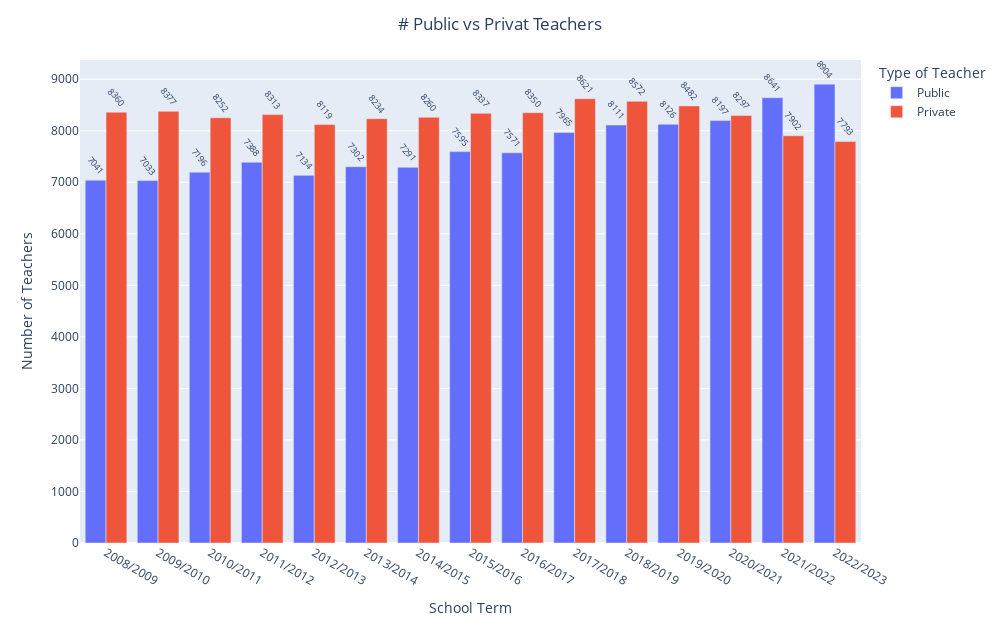

Notebook code cell kept with this figure:
### Code cell
# Step 1: Create the traces of the plots
fig = px.bar(teachers, 
             x = 'Curs', 
             y = ['Professors_Publics', 'Professors_Privats'], 
             labels={'Curs': 'School Term', 'Professors_Publics': 'Public Teachers', 'Professors_Privats': 'Private Teachers'},
             text_auto=True, # Add text labels automatically)
             category_orders={'Curs': sorted(centers['Curs'].unique(), key=lambda x: str(x))}  # Sort x-axis in ascending order
            )  

# Step 2: Update legend names manually
fig.for_each_trace(lambda t: t.update(name={'Professors_Publics': 'Public', 
                                            'Professors_Privats': 'Private'}[t.name]))

# Step 3: Adjust text position and angle
fig.update_traces(textangle=50,  # Rotate text 50º
                  textposition="outside")  # Ensure text is visible above bars

# Step 4: Update the layout of the plot
fig.update_layout(title_text='# Public vs Privat Teachers',
                  title_x=0.5,  # Centers the title
                  xaxis_title='School Term',
                  yaxis_title='Number of Teachers',
                  legend_title='Type of Teacher',
                  width=1000,  # Set the width of the plot (increase for wider)
                  height=625,
                  barmode='group') # display multiple bars for each category side by side

# Step 5: Show the plot
fig.show()

### Figure 1 — Plotly figure (JSON) as saved in the notebook; plotly's stock layout.template omitted (floating-point values rounded to 4 significant figures)
{"data": [{"alignmentgroup": "True", "hovertemplate": "variable=Professors_Publics<br>School Term=%{x}<br>value=%{y}<extra></extra>", "legendgroup": "Professors_Publics", "marker": {"color": "#636efa", "pattern": {"shape": ""}}, "name": "Public", "offsetgroup": "Professors_Publics", "orientation": "v", "showlegend": true, "textangle": 50, "textposition": "outside", "texttemplate": "%{y}", "type": "bar", "x": ["2022/2023", "2021/2022", "2020/2021", "2019/2020", "2018/2019", "2017/2018", "2016/2017", "2015/2016", "2014/2015", "2013/2014", "2012/2013", "2011/2012", "2010/2011", "2009/2010", "2008/2009"], "xaxis": "x", "y": [8904, 8641, 8197, 8126, 8111, 7965, 7571, 7595, 7291, 7302, 7134, 7388, 7196, 7033, 7041], "yaxis": "y"}, {"alignmentgroup": "True", "hovertemplate": "variable=Professors_Privats<br>School Term=%{x}<br>value=%{y}<extra></extra>", "legendgroup": "Professors_Privats", "marker": {"color": "#EF553B", "pattern": {"shape": ""}}, "name": "Private", "offsetgroup": "Professors_Privats", "orientation": "v", "showlegend": true, "textangle": 50, "textposition": "outside", "texttemplate": "%{y}", "type": "bar", "x": ["2022/2023", "2021/2022", "2020/2021", "2019/2020", "2018/2019", "2017/2018", "2016/2017", "2015/2016", "2014/2015", "2013/2014", "2012/2013", "2011/2012", "2010/2011", "2009/2010", "2008/2009"], "xaxis": "x", "y": [7793, 7902, 8297, 8482, 8572, 8621, 8350, 8337, 8260, 8234, 8119, 8313, 8252, 8377, 8360], "yaxis": "y"}], "layout": {"barmode": "group", "height": 625, "legend": {"title": {"text": "Type of Teacher"}, "tracegroupgap": 0}, "margin": {"t": 60}, "title": {"text": "# Public vs Privat Teachers", "x": 0.5}, "width": 1000, "xaxis": {"anchor": "y", "autorange": true, "categoryarray": ["2008/2009", "2009/2010", "2010/2011", "2011/2012", "2012/2013", "2013/2014", "2014/2015", "2015/2016", "2016/2017", "2017/2018", "2018/2019", "2019/2020", "2020/2021", "2021/2022", "2022/2023"], "categoryorder": "array", "domain": [0, 1], "range": [-0.5, 14.5], "title": {"text": "School Term"}, "type": "category"}, "yaxis": {"anchor": "x", "autorange": true, "domain": [0, 1], "range": [0, 9373.0], "title": {"text": "Number of Teachers"}, "type": "linear"}}}
